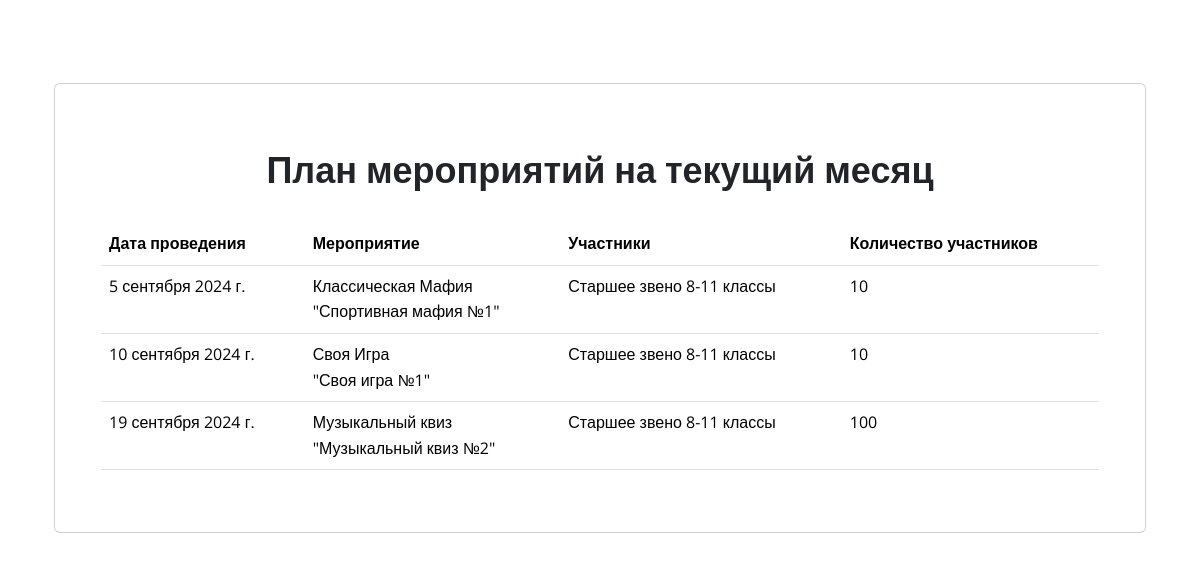
The app's page /event-plan/monthly/ with its own data.
### Diplom/models.py (models this page shows, shortened)
class Event_Plan_Position(models.Model):
    Event_Plan = models.ForeignKey('Event_Plan', on_delete=models.PROTECT)
    Event = models.ForeignKey('Event', on_delete=models.PROTECT)
    Date = models.DateField(null=True, blank=True)
    Date_Plan = models.DateField(null=True, blank=True)
    Date_Fact = models.DateField(null=True, blank=True)
    Description = models.TextField(null=True, blank=True)
    Eventers_Plan = models.IntegerField(null=True, blank=True)
    Eventers_Fact = models.IntegerField(null=True, blank=True)

class Event(models.Model):
    name = models.CharField(max_length=255)
    max_eventers = models.IntegerField(default=100)
    image = models.ImageField(upload_to='images', null=True, blank=True)
    description = models.TextField(null=True, blank=True)
    team = models.BooleanField('Командное мероприятие', null=True, blank=True)
    EventType = models.ForeignKey('EventType', on_delete=models.CASCADE)
    EducationLevel = models.ForeignKey('EducationLevel', on_delete=models.CASCADE)

class EventType(models.Model):
    name = models.CharField(max_length=100,
                            verbose_name='Наименование типа мероприятия',
                            choices=EventType_Choices)

class EducationLevel(models.Model):
    name = models.CharField(max_length=100,
                            verbose_name='Наименование степени обучающихся (звена)',
                            choices=EducationLevel_Choices)

### Diplom/views.py (the view)
# urls.py: path('event-plan/monthly/', MonthlyEventPlanView.as_view(), name='monthly_event_plan'),
class MonthlyEventPlanView(ListView):
    model = Event_Plan_Position
    template_name = 'monthly_event_plan.html'
    context_object_name = 'event_plan_positions'
    def get_queryset(self):
        current_date = now()
        first_day_of_month = current_date.replace(day=1)
        last_day_of_month = current_date.replace(day=calendar.monthrange(current_date.year, current_date.month)[1])
        return Event_Plan_Position.objects.filter(
            Event_Plan__Date_Start__lte=last_day_of_month,
            Event_Plan__Date_End__gte=first_day_of_month
        ).order_by('Date_Plan')

### templates/monthly_event_plan.html
{% extends 'base.html' %}
{% block content %}
    <div class="container px-4">
        <div class="d-flex justify-content-center">
            <div class="card" style="width: 100%; height: 100%; padding: 30px">
                <div class="card-body">
                    <h3 align="center" style="padding-bottom: 10px"><strong>План мероприятий на текущий месяц</strong></h3>
                    <table class="table">
                        <thead>
                        <tr>
                            <th>Дата проведения</th>
                            <th>Мероприятие</th>
                            <th>Участники</th>
                            <th>Количество участников</th>
                        </tr>
                        </thead>
                        <tbody>
                        {% for event in  event_plan_positions %}
                            <tr>
                                <td>{{ event.Date_Plan }}</td>
                                <td>{{ event.Event.EventType.name }}<br> "{{ event.Event.name }}"</td>
                                <td>{{ event.Event.EducationLevel.name }}</td>
                                {% if event.Eventers_Plan %}
                                <td>{{ event.Eventers_Plan }}</td>
                                {% else %}
                                <td>Все желающие.</td>
                                {% endif %}
                            </tr>
                        {% endfor %}
                        </tbody>
                    </table>
                </div>
            </div>
        </div>
    </div>
{% endblock %}

### records on screen
Event_Plan_Position: Date_Plan "5 сентября 2024 г.", Event.EventType.name "Классическая Мафия", Event.name "Спортивная мафия №1", Event.EducationLevel.name "Старшее звено 8-11 классы", Eventers_Plan "10"
Event_Plan_Position: Date_Plan "10 сентября 2024 г.", Event.EventType.name "Своя Игра", Event.name "Своя игра №1", Event.EducationLevel.name "Старшее звено 8-11 классы", Eventers_Plan "10"
Event_Plan_Position: Date_Plan "19 сентября 2024 г.", Event.EventType.name "Музыкальный квиз", Event.name "Музыкальный квиз №2", Event.EducationLevel.name "Старшее звено 8-11 классы", Eventers_Plan "100"
